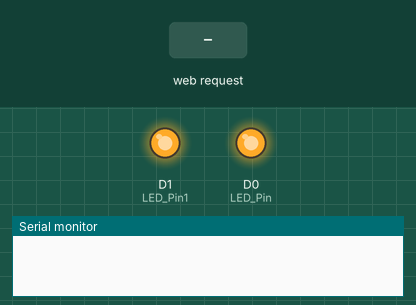
Bench run of a sketch on a simulated ESP8266 (NodeMCU). Parts: output pins drawn as LEDs (lit = HIGH), the last lines printed to the serial monitor. The test bench sets the inputs (shaded band).

Above: at 2.0 s.
2.1 s: HTTP request GET /LEDON received
At 3.1 s:
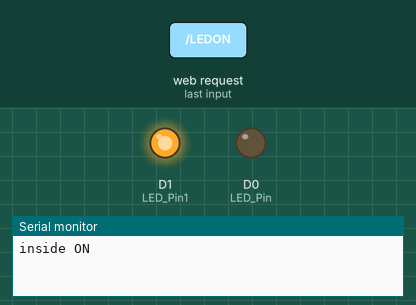
3.6 s: HTTP request GET /LED1OFF received
At 4.2 s:
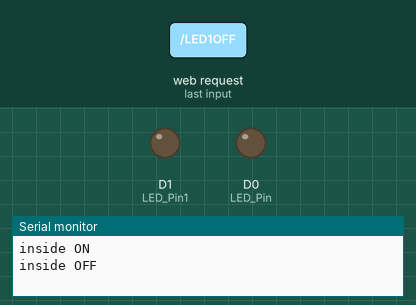
5.1 s: HTTP request GET /LEDOFF received
At 6.3 s:
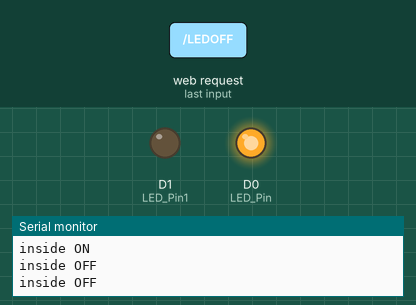
6.6 s: HTTP request GET /LED1ON received
At 7.7 s:
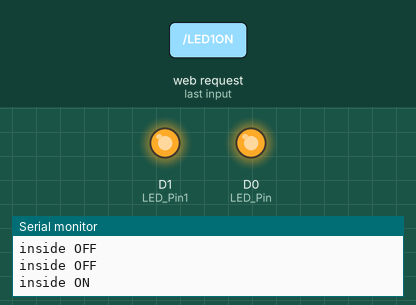
Timing chart, 0 to 9.1 s (numbered marks = the images above; inputs shaded):
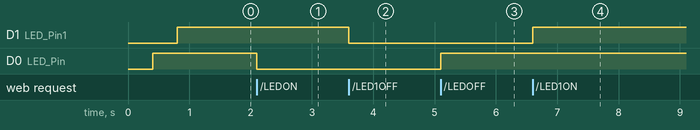

The sketch:

MIT_APP_without_net.ino
```cpp
#include <ESP8266WiFi.h>
const char WiFiPassword[] = "";//Leave Blank if you do not want to have a password to enter the Node
const char AP_NameChar[] = "esp8266" ;

WiFiServer server(80);

String request = "";
int LED_Pin = 16;
int LED_Pin1 = D1;


void setup()
{
  Serial.begin(115200);
  pinMode(LED_Pin, OUTPUT);
  digitalWrite(LED_Pin, LOW);//Turn on LED
  delay(400);
  digitalWrite(LED_Pin, HIGH);//Turn off LED
  WiFi.disconnect();
  boolean conn = WiFi.softAP(AP_NameChar, WiFiPassword);
  server.begin();

   Serial.begin(115200);
  pinMode(LED_Pin1, OUTPUT);
  digitalWrite(LED_Pin1, LOW);//Turn on LED
  delay(400);
  digitalWrite(LED_Pin1, HIGH);//Turn off LED
  WiFi.disconnect();

  server.begin();


}

void loop()
{

  // Check if a client has connected
  WiFiClient client = server.available();
  if (!client)  {
    return;
  }

  // Read the first line of the request
  request = client.readStringUntil('\r');

  if       ( request.indexOf("LEDON") > 0 )  {
    digitalWrite(LED_Pin, LOW);
    //client.flush();
    client.println("HTTP/1.1 200 OK\r\n");
    client.println( "LEDON");
    client.flush();
    Serial.println("inside ON");
  }
  else if  ( request.indexOf("LEDOFF") > 0 ) {
    digitalWrite(LED_Pin, HIGH);
    //client.flush();
    client.println("HTTP/1.1 200 OK\r\n");
    client.println( "LEDOFF");
    client.flush();
    Serial.println("inside OFF");
  }
  if       ( request.indexOf("LED1ON") > 0 )  {
    digitalWrite(LED_Pin1, HIGH);
    //client.flush();
    client.println("HTTP/1.1 200 OK\r\n");
    client.println( "LED1ON");
    client.flush();
    Serial.println("inside ON");
  }
  else if  ( request.indexOf("LED1OFF") > 0 ) {
    digitalWrite(LED_Pin1, LOW);
    //client.flush();
    client.println("HTTP/1.1 200 OK\r\n");
    client.println( "LED1OFF");
    client.flush();
    Serial.println("inside OFF");
  }


  delay(5);

}
```

Measured:
- after the input at 2.1 s, D0 (LED_Pin): HIGH → LOW at once
- after the input at 3.6 s, D1 (LED_Pin1): HIGH → LOW at once
- after the input at 5.1 s, D0 (LED_Pin): LOW → HIGH at once
- after the input at 6.6 s, D1 (LED_Pin1): LOW → HIGH at once
